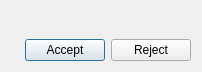
<?xml version="1.0" encoding="UTF-8"?>
<ui version="4.0">
 <class>InvitationDialog</class>
 <widget class="QDialog" name="InvitationDialog">
  <property name="geometry">
   <rect>
    <x>0</x>
    <y>0</y>
    <width>202</width>
    <height>72</height>
   </rect>
  </property>
  <property name="sizePolicy">
   <sizepolicy hsizetype="Fixed" vsizetype="Fixed">
    <horstretch>0</horstretch>
    <verstretch>0</verstretch>
   </sizepolicy>
  </property>
  <property name="windowTitle">
   <string>Chess Plugin - Invitation</string>
  </property>
  <layout class="QVBoxLayout" name="verticalLayout">
   <item>
    <widget class="QLabel" name="lbl_text">
     <property name="text">
      <string/>
     </property>
    </widget>
   </item>
   <item>
    <layout class="QHBoxLayout" name="horizontalLayout">
     <item>
      <spacer name="horizontalSpacer">
       <property name="orientation">
        <enum>Qt::Horizontal</enum>
       </property>
       <property name="sizeHint" stdset="0">
        <size>
         <width>0</width>
         <height>20</height>
        </size>
       </property>
      </spacer>
     </item>
     <item>
      <widget class="QPushButton" name="pb_accept">
       <property name="text">
        <string>Accept</string>
       </property>
      </widget>
     </item>
     <item>
      <widget class="QPushButton" name="pb_reject">
       <property name="text">
        <string>Reject</string>
       </property>
      </widget>
     </item>
    </layout>
   </item>
  </layout>
 </widget>
 <resources/>
 <connections/>
</ui>
